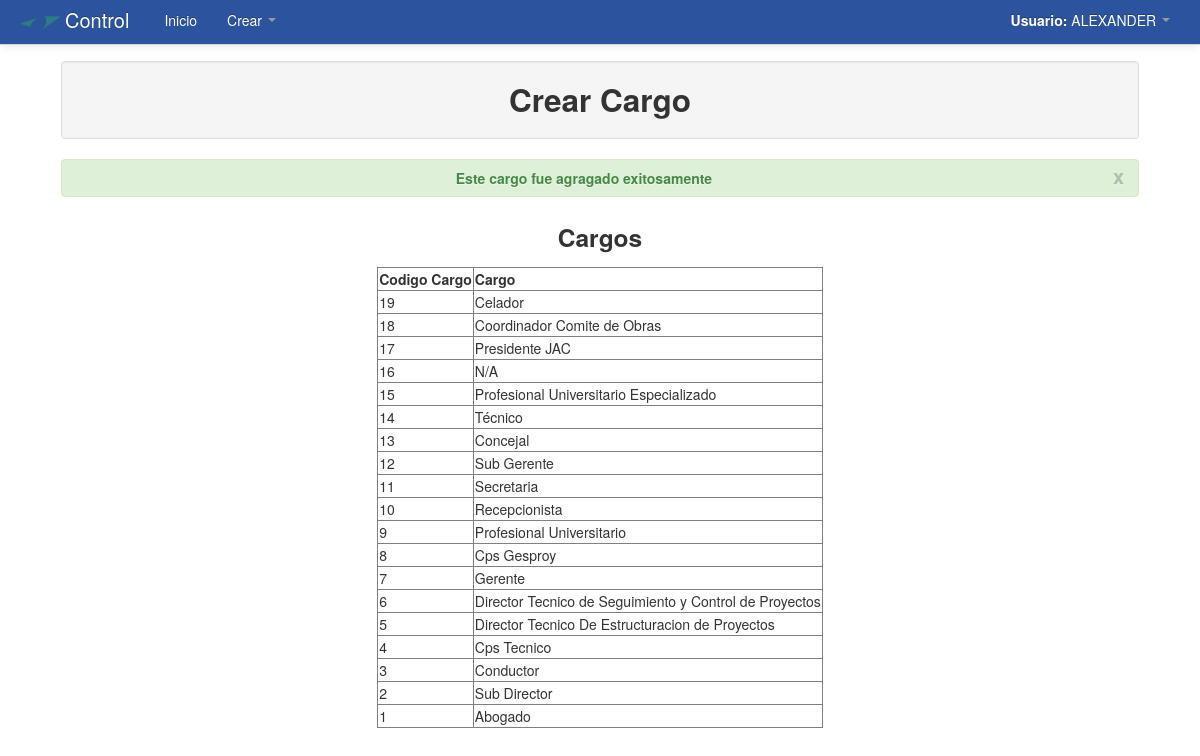
The app's page /Modulos/Crear/cargo2.php (signed in) with its own data.
### tables this page shows
CREATE TABLE `cargos` (
  `cod_cargo` int(11) NOT NULL AUTO_INCREMENT,
  `cargo` varchar(100) NOT NULL,
  PRIMARY KEY (`cod_cargo`)
);

### Modulos/Crear/cargo2.php (the view, shortened to what this page needs)
<?php
	include_once "../funciones.php";
?>
<!DOCTYPE html>
<html lang="es">
  <head>
    <link href="../../css/bootstrap.css" rel="stylesheet">
    <link href="../../css/bootstrap-responsive.css" rel="stylesheet">
  </head>
  <body>
    <?php include_once "../../menu/m_crear.php"; ?>
	<div align="center">
    	<table width="90%">
          <tr>
            <td>
            	<table class="table table-bordered">
                  <tr class="well">
                    <td>
                    	<h2 align="center">Crear Cargo</h2>
                    </td>
                  </tr>
                </table>
                <div align="center">
			<?php
			$cod_cargo=$_POST['cod_cargo'];
		$consultaInsertarCod_cargo=mysql_query("SELECT * FROM cargos WHERE cod_cargo='$cod_cargo' ");
		if($row=mysql_fetch_array($consultaInsertarCod_cargo)){
			echo mensajes('Este cargo ya existe','rojo');
		}else{
			echo mensajes('Este cargo fue agragado exitosamente','verde');
		}
		?>
			<h3 align='center'>Cargos</h3>
		<table border="1">
		  <tr>
		    <td>
			<strong>Codigo Cargo</strong>
		    </td>
		    <td>
			<strong>Cargo</strong>
		    </td>
		  </tr>
			<?php
				$consultacargo=mysql_query("SELECT * FROM cargos ORDER BY cod_cargo DESC");
				while($filacargo=mysql_fetch_array($consultacargo)){
					echo '<tr>';
					echo '<td>'.$filacargo['cod_cargo'].'</td>';
					echo '<td>'.$filacargo['cargo'].'</td>';
 					echo '<tr>';
				}
			?>
		</table>
    </div>
  </body>
</html>

### Modulos/Crear/cargo2.php (style rules this page uses)
body { padding-top: 60px; padding-bottom: 40px; }

### records on screen
cargos: cod_cargo "19", cargo "Celador"
cargos: cod_cargo "18", cargo "Coordinador Comite de Obras"
cargos: cod_cargo "17", cargo "Presidente JAC"
cargos: cod_cargo "16", cargo "N/A"
cargos: cod_cargo "15", cargo "Profesional Universitario Especializado"
cargos: cod_cargo "14", cargo "Técnico"
cargos: cod_cargo "13", cargo "Concejal"
cargos: cod_cargo "12", cargo "Sub Gerente"
cargos: cod_cargo "11", cargo "Secretaria"
cargos: cod_cargo "10", cargo "Recepcionista"
cargos: cod_cargo "9", cargo "Profesional Universitario"
cargos: cod_cargo "8", cargo "Cps Gesproy"
cargos: cod_cargo "7", cargo "Gerente"
cargos: cod_cargo "6", cargo "Director Tecnico de Seguimiento y Control de Proyectos"
cargos: cod_cargo "5", cargo "Director Tecnico De Estructuracion de Proyectos"
cargos: cod_cargo "4", cargo "Cps Tecnico"
cargos: cod_cargo "3", cargo "Conductor"
cargos: cod_cargo "2", cargo "Sub Director"
cargos: cod_cargo "1", cargo "Abogado"

### other values on screen
$_SESSION['user_name'] "ALEXANDER"
$mensaje "Este cargo fue agragado exitosamente"
